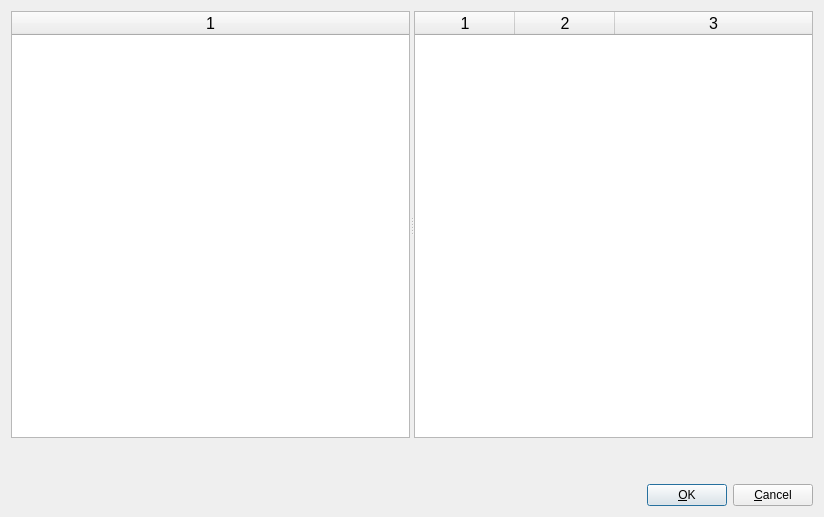
<?xml version="1.0" encoding="UTF-8"?>
<ui version="4.0">
 <class>addMerchantInventoryItemFormClass</class>
 <widget class="QDialog" name="addMerchantInventoryItemFormClass">
  <property name="geometry">
   <rect>
    <x>0</x>
    <y>0</y>
    <width>824</width>
    <height>517</height>
   </rect>
  </property>
  <property name="minimumSize">
   <size>
    <width>433</width>
    <height>160</height>
   </size>
  </property>
  <property name="maximumSize">
   <size>
    <width>16777215</width>
    <height>16777215</height>
   </size>
  </property>
  <property name="baseSize">
   <size>
    <width>0</width>
    <height>0</height>
   </size>
  </property>
  <property name="windowTitle">
   <string>Add merchant inventory item</string>
  </property>
  <layout class="QVBoxLayout" name="verticalLayout">
   <item>
    <layout class="QHBoxLayout" name="horizontalLayout_2">
     <item>
      <widget class="QSplitter" name="splitter">
       <property name="sizePolicy">
        <sizepolicy hsizetype="Expanding" vsizetype="Expanding">
         <horstretch>0</horstretch>
         <verstretch>0</verstretch>
        </sizepolicy>
       </property>
       <property name="orientation">
        <enum>Qt::Horizontal</enum>
       </property>
       <widget class="QTableWidget" name="tableWidgetItemCategories">
        <property name="font">
         <font>
          <pointsize>12</pointsize>
         </font>
        </property>
        <property name="editTriggers">
         <set>QAbstractItemView::NoEditTriggers</set>
        </property>
        <property name="selectionMode">
         <enum>QAbstractItemView::SingleSelection</enum>
        </property>
        <property name="selectionBehavior">
         <enum>QAbstractItemView::SelectRows</enum>
        </property>
        <property name="iconSize">
         <size>
          <width>24</width>
          <height>24</height>
         </size>
        </property>
        <property name="columnCount">
         <number>1</number>
        </property>
        <attribute name="horizontalHeaderVisible">
         <bool>true</bool>
        </attribute>
        <attribute name="horizontalHeaderStretchLastSection">
         <bool>true</bool>
        </attribute>
        <attribute name="verticalHeaderVisible">
         <bool>false</bool>
        </attribute>
        <column/>
       </widget>
       <widget class="QWidget" name="verticalLayoutWidget">
        <layout class="QVBoxLayout" name="verticalLayout_2">
         <item>
          <widget class="QTableWidget" name="tableWidgetItems">
           <property name="font">
            <font>
             <pointsize>12</pointsize>
            </font>
           </property>
           <property name="editTriggers">
            <set>QAbstractItemView::NoEditTriggers</set>
           </property>
           <property name="alternatingRowColors">
            <bool>true</bool>
           </property>
           <property name="selectionMode">
            <enum>QAbstractItemView::SingleSelection</enum>
           </property>
           <property name="selectionBehavior">
            <enum>QAbstractItemView::SelectRows</enum>
           </property>
           <property name="iconSize">
            <size>
             <width>24</width>
             <height>24</height>
            </size>
           </property>
           <property name="sortingEnabled">
            <bool>true</bool>
           </property>
           <property name="rowCount">
            <number>0</number>
           </property>
           <property name="columnCount">
            <number>3</number>
           </property>
           <attribute name="horizontalHeaderStretchLastSection">
            <bool>true</bool>
           </attribute>
           <attribute name="verticalHeaderVisible">
            <bool>false</bool>
           </attribute>
           <column/>
           <column/>
           <column/>
          </widget>
         </item>
        </layout>
       </widget>
      </widget>
     </item>
    </layout>
   </item>
   <item>
    <spacer name="verticalSpacer">
     <property name="orientation">
      <enum>Qt::Vertical</enum>
     </property>
     <property name="sizeType">
      <enum>QSizePolicy::Minimum</enum>
     </property>
     <property name="sizeHint" stdset="0">
      <size>
       <width>20</width>
       <height>40</height>
      </size>
     </property>
    </spacer>
   </item>
   <item>
    <layout class="QHBoxLayout" name="horizontalLayout">
     <item>
      <spacer name="horizontalSpacer">
       <property name="orientation">
        <enum>Qt::Horizontal</enum>
       </property>
       <property name="sizeHint" stdset="0">
        <size>
         <width>40</width>
         <height>20</height>
        </size>
       </property>
      </spacer>
     </item>
     <item>
      <widget class="QPushButton" name="pushButtonOK">
       <property name="text">
        <string>&amp;OK</string>
       </property>
       <property name="icon">
        <iconset resource="../res/global.qrc">
         <normaloff>:/commonEditor.UI/res/dialog-ok.svg</normaloff>:/commonEditor.UI/res/dialog-ok.svg</iconset>
       </property>
       <property name="autoDefault">
        <bool>false</bool>
       </property>
       <property name="default">
        <bool>true</bool>
       </property>
      </widget>
     </item>
     <item>
      <widget class="QPushButton" name="pushButtonCancel">
       <property name="text">
        <string>&amp;Cancel</string>
       </property>
       <property name="icon">
        <iconset resource="../res/global.qrc">
         <normaloff>:/commonEditor.UI/res/dialog-close.svg</normaloff>:/commonEditor.UI/res/dialog-close.svg</iconset>
       </property>
      </widget>
     </item>
    </layout>
   </item>
  </layout>
 </widget>
 <tabstops>
  <tabstop>pushButtonOK</tabstop>
  <tabstop>pushButtonCancel</tabstop>
 </tabstops>
 <resources>
  <include location="../res/global.qrc"/>
  <include location="../../itemEditor/res/global.qrc"/>
 </resources>
 <connections/>
</ui>
